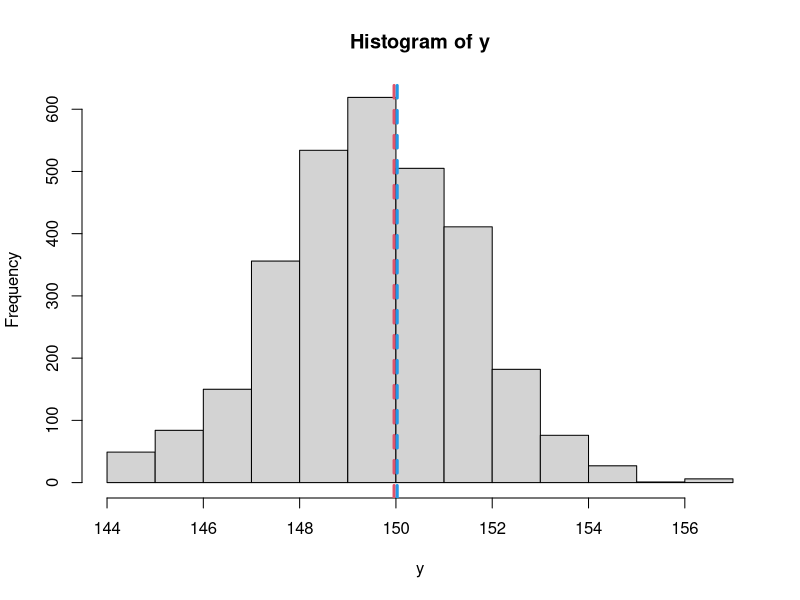

Reproduce this figure in R.
## ---- chunk 1
x <- round(rnorm(1000,150,2),0)
n = 3000
y <- sample(x,n,T) #Con reposición
hist(y)
abline(v=mean(x),lwd=3,lty=2,col=2)
abline(v=mean(y),lwd=3,lty=2,col=4)
